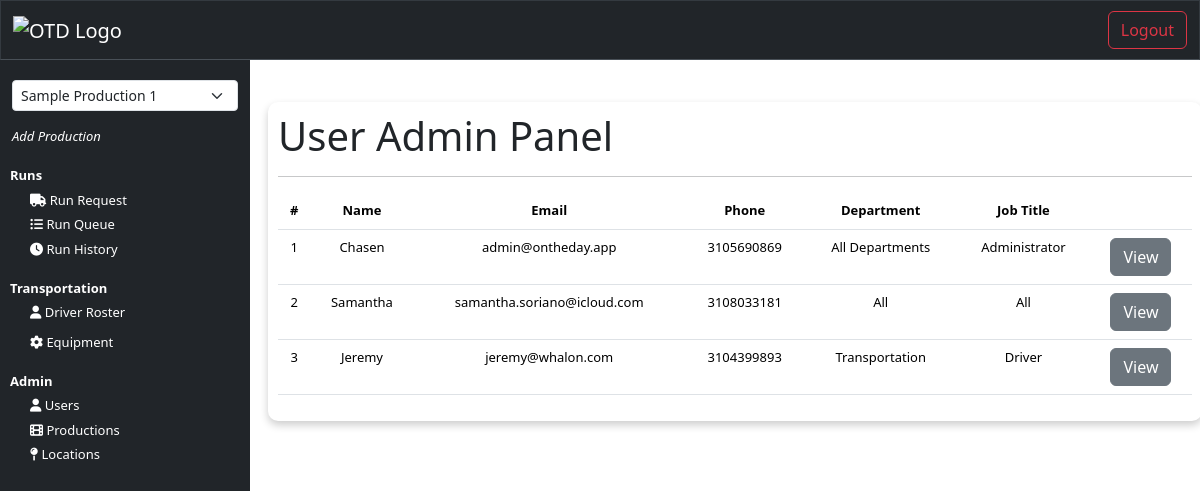
Page /user_admin (signed in) on the earlier database version.
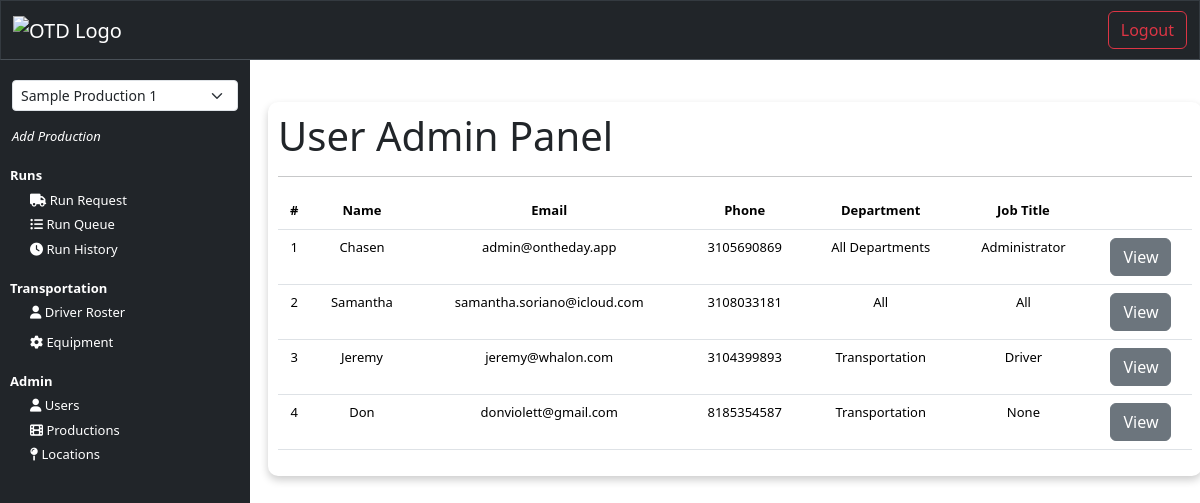
Same page on the later database version.
### core/models.py (models this page shows, shortened)
class NewUser(AbstractBaseUser, PermissionsMixin):
    email = models.EmailField(_('email address'), unique=True)
    username = models.CharField(max_length=150, unique=True)
    first_name = models.CharField(max_length=150)
    last_name = models.CharField(max_length=150)
    start_date = models.DateTimeField(default=timezone.now)
    is_staff = models.BooleanField(default=False)
    is_active = models.BooleanField(default=False)
    production_title = models.CharField(max_length=150, blank=True, null=True)
    phone_number = models.CharField(max_length=20)
    department = models.CharField(max_length=150, blank=True)
    job_title = models.CharField(max_length=150, blank=True, null=True)
    productions = models.ManyToManyField('Production', related_name='users', blank=True)
    objects = CustomAccountManager()
    USERNAME_FIELD = 'email'
    REQUIRED_FIELDS = ['username', 'first_name']

### interface/views.py (the view)
# urls.py: path('user_admin', views.user_admin, name="user_admin"),
@login_required(login_url=login)
def user_admin(request):
    users = NewUser.objects.all()
    user = get_object_or_404(NewUser, id=request.user.id)
    user_productions = user.productions.filter(is_active=True)
    context = {
        'users': users,
        'user_productions': user_productions,
    }
    return render(request, 'interface/user_admin.html', context = context)

### interface/templates/interface/user_admin.html
{% extends 'interface/layout.html' %}
{% load crispy_forms_tags %}
{% block content %}
    <main>
        <br>
        <div class="container card-body">
            <h1>User Admin Panel</h1>
            <hr>
            <div class="table-responsive">
                <table class="table">
                    <thead>
                        <tr>
                            <th scope="col">#</th>
                            <th scope="col">Name</th>
                            <th scope="col">Email</th>
                            <th scope="col">Phone</th>
                            <th scope="col">Department</th>
                            <th scope="col">Job Title</th>
                            <th scope="col"></th>
                        </tr>
                    </thead>
                    <tbody>
                        {% for user in users %}
                            <tr>
                                <td>{{ user.id }}</td>
                                <td>{{ user.first_name }} {{ users.last_name }}</td>
                                <td>{{ user.email }}</td>
                                <td>{{ user.phone_number }}</td>
                                <td>{{ user.department }}</td>
                                <td>{{ user.job_title }}</td>
                                <td>
                                    <button class="btn btn-secondary">View</button>
                                </td>
                            </tr>
                        {% endfor %}
                    </tbody>
                </table>
            </div>
        </div>
    </main>
{% endblock %}

### interface/templates/interface/layout.html (shortened to what this page needs)
{% load static %}
<!DOCTYPE html>
<html lang="en">
<head>
    <link rel="stylesheet" href="https://cdnjs.cloudflare.com/ajax/libs/font-awesome/6.5.2/css/font-awesome.min.css">
    <link href="https://cdn.jsdelivr.net/npm/bootstrap@5.3.3/dist/css/bootstrap.min.css" rel="stylesheet">
    <link rel="stylesheet" type="text/css" href="{% static 'css/style.css' %}">
    <link rel="stylesheet" type="text/css" href="https://cdn.datatables.net/1.11.5/css/jquery.dataTables.min.css">
    <link rel="stylesheet" type="text/css" href="https://cdn.datatables.net/buttons/2.1.2/css/buttons.dataTables.min.css">
</head>
<body>
    {% include 'interface/header.html' %}
    {% include 'interface/navbar_copy.html' %}
    <main class="content p-2">
        {% block content %}
        {% endblock %}
    </main>
</body>
</html>

### interface/templates/interface/header.html (shortened to what this page needs)
{% load static %}
<header class="otd-header">
    <nav class="navbar navbar-dark bg-dark border-bottom border-body header-bar" data-bs-theme="dark">
        <div class="container-fluid">
            {% if user.is_authenticated %}
                <a class="navbar-brand" href="{% url 'dashboard' %}">
                    <img src="{% static 'img/OTD_Day_Reel_ON_Logo_White_FINAL.png' %}" alt="OTD Logo" style="width: 50px; height: auto;">
                </a>
            {% else %}
                <a class="navbar-brand" href="#!">
                    <img src="{% static 'img/OTD_Day_Reel_ON_Logo_White_FINAL.png' %}" alt="OTD Logo" style="width: 50px; height: auto;">
                </a>
            {% endif %}
            {% if user.is_authenticated %}
                <a class="btn btn-outline-danger" href="{% url 'logout' %}">Logout</a>
            {% else %}
                <a class="btn btn-outline-primary" href="{% url 'login' %}">Login</a>
            {% endif %}
        </div>
    </nav>
</header>

### interface/templates/interface/navbar_copy.html (shortened to what this page needs)
{% load crispy_forms_tags %}
<nav class="bg-dark sidebar" id="sidebar">
    <div class="container">
        <div class="row">
            <form id="production-form" action="{% url 'change_production' %}" method="post">
                <div class="production-select">
                    <select id="production-select" class="form-select form-select-sm mb-3" aria-label=".form-select-lg example" name="production_title">
                        {% for production in user_productions %}
                            <option value="{{ production.production_title }}" {% if production.production_title == request.session.production_title %} selected {% endif %}>{{ production.production_title }}</option>
                        {% endfor %}
                    </select>
                </div>
            </form>
            <a href="{% url 'add_production' %}"><i>Add Production</i></a>
        </div>
    </div>
    <br>
    <ul>
        <strong class="text-white">Runs</strong>
        <li><a class="dropdown-item" href="{% url 'new_run' %}"><i class="fa fa-truck"></i> Run Request</a></li>
        <li><a class="dropdown-item" href="{% url 'run_queue' %}"><i class="fa fa-list-ul"></i> Run Queue</a></li>
        <li><a class="dropdown-item" href="{% url 'run_history' %}"><i class="fa fa-clock"></i> Run History</a></li>
    </ul>
    <br>
    <ul>
        <strong class="text-white">Transportation</strong>
        <li><a class="dropdown-item" href="{% url 'driver_roster' %}">
            <i class="fa fa-user"></i> Driver Roster</a>
        </li>
        <li>
        </li>
        <li><a class="dropdown-item" href="{% url 'equipment_admin' %}" >
            <i class="fa fa-gear"></i> Equipment</a>
        </li>
    </ul>
    <br>
    <ul>
        <strong class="text-white">Admin</strong>
        <li><a class="dropdown-item" href="{% url 'user_admin' %}"><i class="fa fa-user"></i> Users</a></li>
        <li><a class="dropdown-item" href="{% url 'production_admin' %}"><i class="fa fa-film"></i> Productions</a></li>
        <li><a class="dropdown-item" href="{% url 'location_admin' %}"><i class="fa fa-map-pin"></i> Locations</a></li>
    </ul>
    <br>
</nav>

### static/css/style.css (style rules this page uses)
body { padding: 0; margin: 0; background-color: white; }
main { margin: 0; padding: 0; }
.otd-header { z-index: 1100; }
.header-bar { background-color: #343a40; color: white; position: fixed; top: 0; border: 1px solid #343a40; width: 100%; }
.sidebar { display: none; padding: 0; margin: 0; width: 250px; position: fixed; top: 0; left: 0; height: 100vh; margin-top: 60px; padding-top: 20px; border: none; background-color: #343a40; font-size: small; z-index: 9999; }
.sidebar ul { list-style-type: none; padding: 0; padding-left: 10px; margin: 0; }
.sidebar li { padding-top: 5px; padding-left: 20px; }
.sidebar a { text-decoration: none; color: white; display: block; }
.content { margin-top: 60px; }
.card-body { padding: 20px; margin: 20px; border-radius: 10px; box-shadow: 0 4px 8px 0 rgba(0,0,0,0.2); background-color: white; }
td, th { text-align: center; }
@media (min-width: 768px) { .card-body { padding: 10px; margin: 10px; font-size: small; } }
@media (min-width: 994px) { th { white-space: nowrap; } }

Differences in the rows shown:
added NewUser: id "4", first_name "Don", email "donviolett@gmail.com", phone_number "8185354587", department "Transportation", job_title "None"
